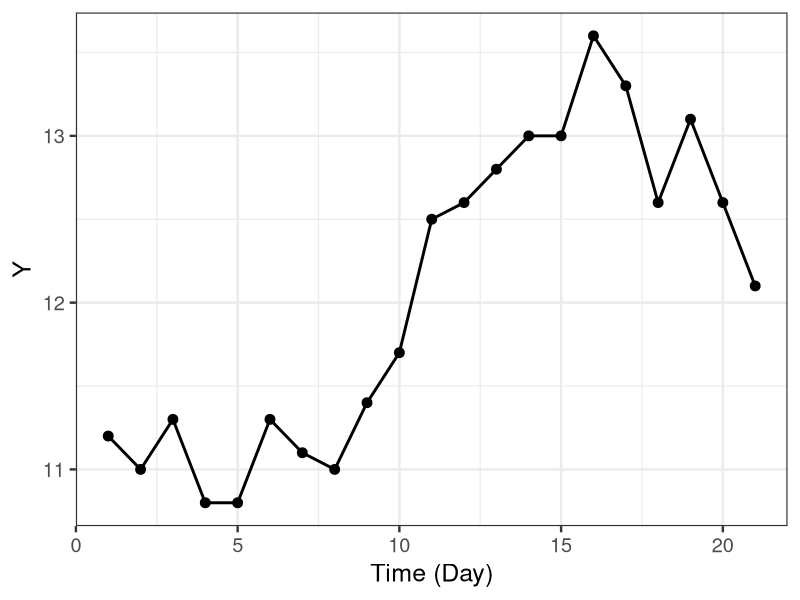

Reproduce this figure in R.
library(ggplot2)

d <- read.csv(file='input/data-ss1.txt')
p <- ggplot()
p <- p + theme_bw(base_size=18)
p <- p + geom_line(data=d, aes(x=X, y=Y), size=1)
p <- p + geom_point(data=d, aes(x=X, y=Y), size=3)
p <- p + labs(x='Time (Day)', y='Y')
ggsave(file='output/fig12-1-right.png', plot=p, dpi=300, w=4, h=3)
